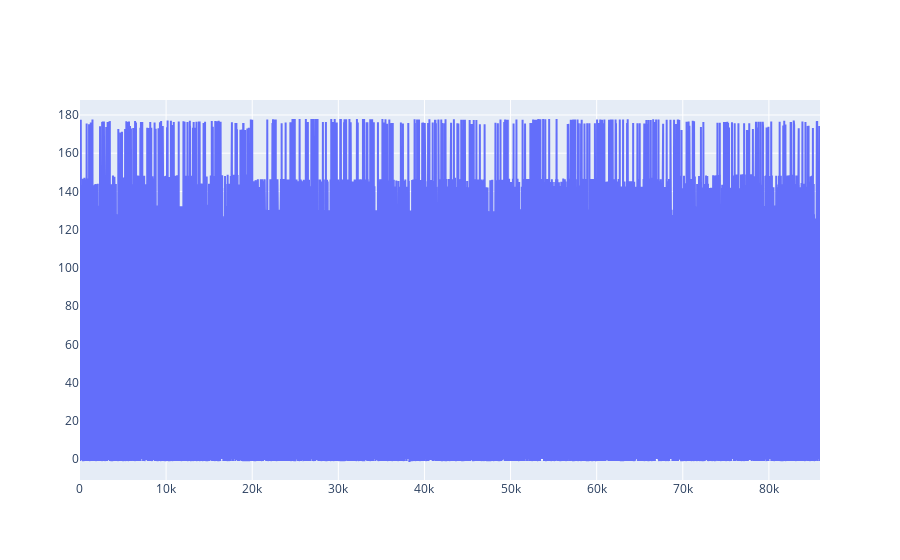

The code cell stored with this chart in its notebook:
### Code cell
x_means = []
y_means = []
z_means = []
labels = []



# Create a 3D scatter plot
fig = go.Figure(data=[go.Line(
    y = vicon.UpperArmAngle,
    x = vicon.time,
)])

# Customize layout
# fig.update_layout(
#     scene=dict(
#         xaxis_title='X',
#         yaxis_title='Y',
#         zaxis_title='Z'
#     ),
#     title='3D Mean Position of Body Joints',
#     margin=dict(l=0, r=0, b=0, t=40)
# )

fig.show()

### Figure 1 — Plotly figure (JSON) as saved in the notebook; plotly's stock layout.template omitted (floating-point values rounded to 4 significant figures; data arrays with more than 128 entries replaced by an {"elided": "..."} marker saying what was removed)
{"data": [{"type": "scatter", "x": {"elided": "85934 int values"}, "y": {"elided": "85934 float values"}}], "layout": {}}
